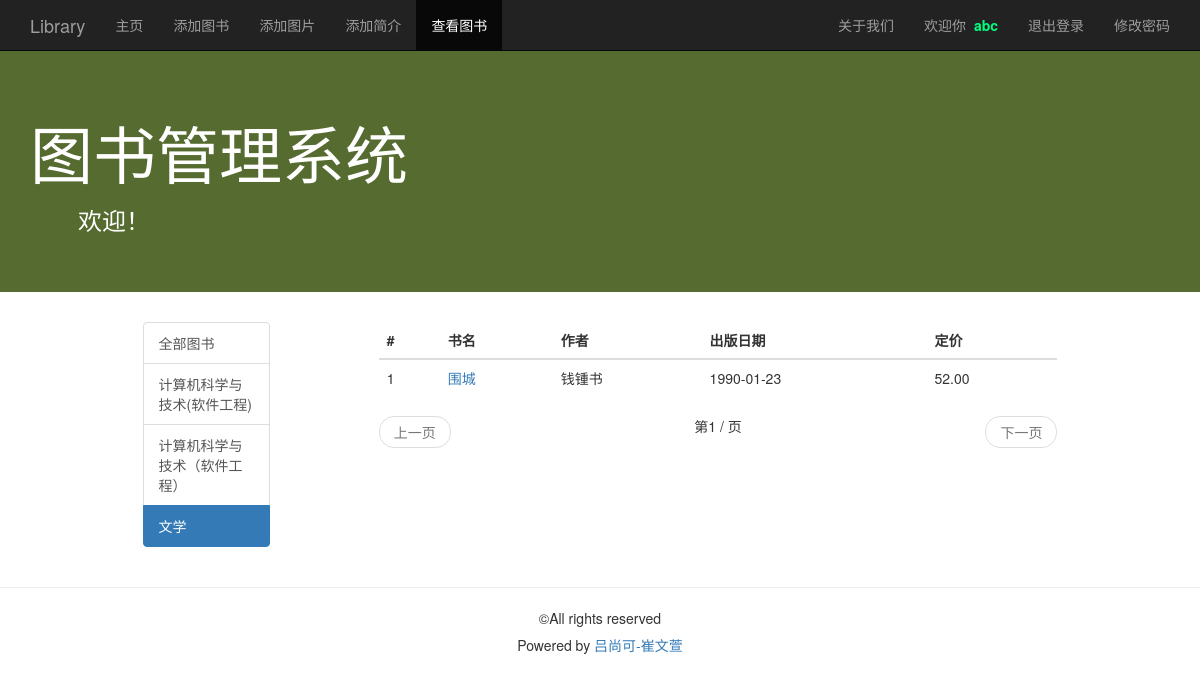
The app's page /book_list/文学/ (signed in), older data.
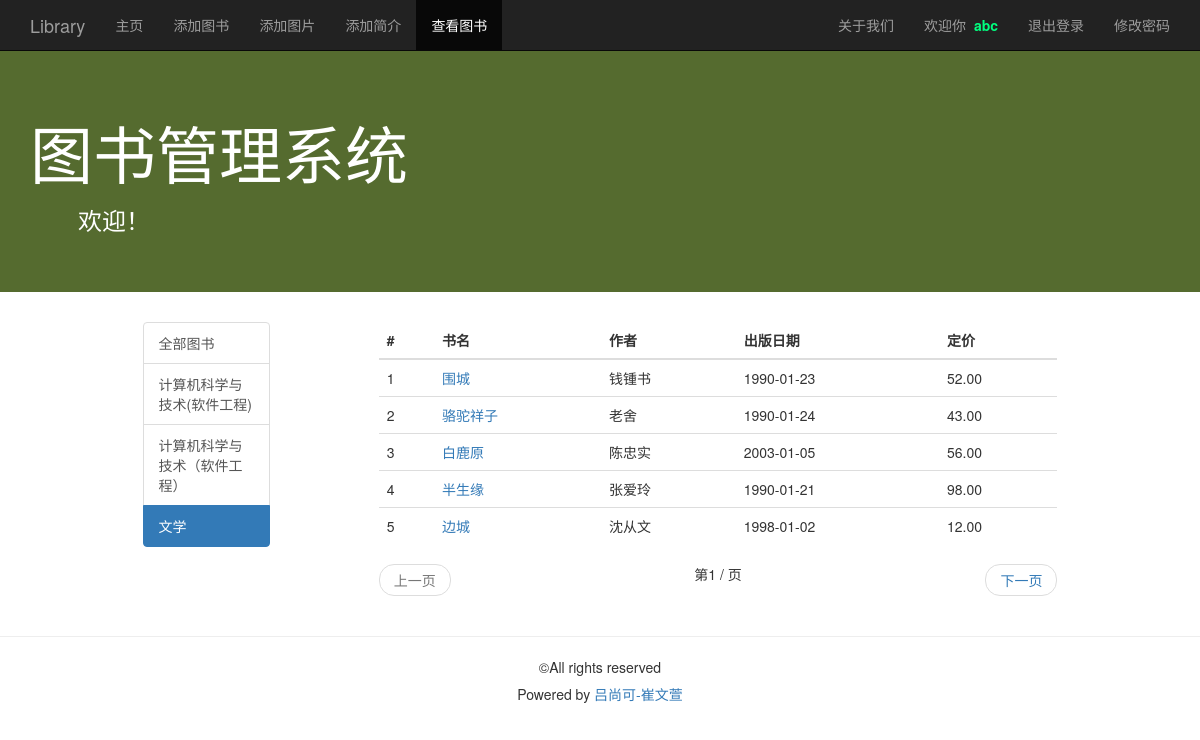
The same page, newer data.
### management/models.py (models this page shows, shortened)
class Book(models.Model):
    name = models.CharField(max_length=128, verbose_name='书籍名称')
    author = models.CharField(max_length=64, verbose_name='作者')
    price = models.FloatField(default=.0, verbose_name='定价')
    publish_date = models.DateField(null=True, blank=True, verbose_name='出版日期')
    category = models.CharField(max_length=32, default='未分类', verbose_name='书籍分类')
    create_datetime = models.DateTimeField(auto_now_add=True, verbose_name='添加日期')

### management/views.py (the view)
# urls.py: path('book_list/<str:category>/', views.book_list, name='book_list'),
@login_required
def book_list(request, category='all'):
    user = request.user
    category_list = Book.objects.values_list('category', flat=True).distinct() # 去重
    if Book.objects.filter(category=category).count() == 0:
        category = 'all'
        books = Book.objects.all()
    else:
        books = Book.objects.filter(category=category)
    paginator = Paginator(books, 5) # 每页5个对象
    page = request.GET.get('page')
    try:
        books = paginator.page(page)
    except PageNotAnInteger:
        books = paginator.page(1)
    except EmptyPage:
        books = paginator.page(paginator.num_pages)
    context = {
        'user': user,
        'active_menu': 'view_book',
        'category_list': category_list,
        'query_category': category,
        'book_list': books
    }
    return render(request, 'management/book_list.html', context)

### templates/management/book_list.html (shortened to what this page needs)
{% extends 'management/base.html' %}
{% block content %}
    <div class="container">
        <div class="row">
            <div class="col-md-10 col-md-offset-1">
                <div class="col-md-2">
                    <div class="list-group">
                        <a href="{% url 'book_list' 'all' %}" class="list-group-item"
                           id="id_category_all">全部图书</a>
                        {% for category in category_list %}
                        <a href="{% url 'book_list' category %}"
                           class="list-group-item"
                           id="id_category_{{ category }}">{{ category }}</a>
                        {% endfor %}
                    </div>
                </div>
                <div class="col-md-9 col-md-offset-1">
                    <table class="table table-hover">
                        <thead>
                        <tr>
                            <th>#</th>
                            <th>书名</th>
                            <th>作者</th>
                            <th>出版日期</th>
                            <th>定价</th>
                        </tr>
                        </thead>
                        <tbody>
                        {% for book in book_list %}
                        <tr>
                            <td>{{ forloop.counter }}</td>
                            <td><a href="{% url 'book_detail' book.id %}">{{ book.name }}</a></td>
                            <td>{{ book.author }}</td>
                            <td>{{ book.publish_date|date:'Y-m-d' }}</td>
                            <td>{{ book.price|floatformat:2 }}</td>
                        </tr>
                        {% empty %}
                        <tr>
                            <td>暂无图书</td>
                        </tr>
                        {% endfor %}
                        </tbody>
                    </table>
                    <nav>
                        <ul class="pager">
                            {% if book_list.has_previous %}
                            <li class="calendarnav-previous">
                                <a href="{% url 'book_list' query_category %}?page={{ book_list.previous_page_number }}">上一页</a>
                            </li>
                            {% else %}
                            <li class="previous disabled"><a href="#">上一页</a></li>
                            {% endif %}
                            第{{ book_list.number }} / {{ book_list.paginator.num_page }}页
                            {% if book_list.has_next %}
                            <li class="next">
                                <a href="{% url 'book_list' query_category %}?page={{ book_list.next_page_number }}">下一页</a>
                            </li>
                            {% else %}
                            <li class="next disabled"><a href="#">下一页</a></li>
                            {% endif %}
                        </ul>
                    </nav>
                </div>
            </div>
        </div>
    </div>
{% endblock %}

### templates/management/base.html (shortened to what this page needs)
{% load static %}
<!DOCTYPE html>
<html lang="zh-cn">
<head>
    <link rel="stylesheet" type="text/css" href="{% static 'css/bootstrap.min.css' %}">
    <link rel="stylesheet" type="text/css" href="{% static 'css/base.css' %}">
    <link rel="stylesheet" href="https://stackpath.bootstrapcdn.com/bootstrap/3.4.1/css/bootstrap.min.css">
    <link rel="stylesheet" href="https://lf3-cdn-tos.bytecdntp.com/cdn/expire-1-M/font-awesome/4.7.0/css/font-awesome.min.css">
</head>
<body>
    <nav class="navbar navbar-inverse navbar-fixed-top" role="navigation">
        <div class="container">
            <div class="navbar-header">
                <a href="{% url 'homepage' %}" class="navbar-brand">Library</a>
            </div>
            <div>
                <ul class="nav navbar-nav">
                    <li id="homepage"><a href="{% url 'homepage' %}">主页</a></li>
                    {% if user %}
                        {% if user.is_staff %}
                            <li id="add_book"><a href="{% url 'add_book' %}">添加图书</a></li>
                            <li id="add_img"><a href="{% url 'add_img' %}">添加图片</a></li>
                            <li id="add_intro"><a href="{% url 'add_intro' %}">添加简介</a></li>
                        {% endif %}
                        <li id="view_book"><a href="{% url 'book_list' 'all' %}">查看图书</a></li>
                    {% endif %}
                </ul>
                <ul class="nav navbar-nav navbar-right">
                    <li><a href="{% url 'log' %}">关于我们</a></li>
                    {% if user %}
                        <li><p class="navbar-text">欢迎你&nbsp;&nbsp;<span id="base_name">{{ user.username }}</span></p>
                        </li>
                        <li><a href="{% url 'logout' %}">退出登录</a></li>
                        <li><a href="{% url 'change_password' %}">修改密码</a></li>
                    {% else %}
                        <li><a href="{% url 'sign_up' %}">注册</a></li>
                        <li><a href="{% url 'login' %}">登录</a></li>
                    {% endif %}
                </ul>
            </div>
        </div>
    </nav>
<header class="jumbotron subhead" id="header-base">
    <div class="container">
        <h1>图书管理系统</h1>
        <h3>&emsp;&emsp;欢迎！</h3>
    </div>
</header>
{% block content %}{% endblock %}
<footer class="footer" role="contentinfo">
    <hr>
    <div class="container">
        <p class="text-center">&copy;All rights reserved</p>
        <h5 class="text-center">Powered by&nbsp;<a href="https://www.hit.edu.cn/">吕尚可-崔文萱</a></h5>
    </div>
</footer>
</body>
</html>

### management/static/css/base.css (style rules this page uses)
body { padding-top: 50px; background-color: #fef9eb; }
#header-base { background-color: #556B2F; color: #ffffff; }
#base_name { color: #00FF7F; font-weight: bold; }

Row changes from the older to the newer data that the page shows:
added Book: name "骆驼祥子", author "老舍", publish_date "1990-01-24", price "43.00"
added Book: name "白鹿原", author "陈忠实", publish_date "2003-01-05", price "56.00"
added Book: name "半生缘", author "张爱玲", publish_date "1990-01-21", price "98.00"
added Book: name "边城", author "沈从文", publish_date "1998-01-02", price "12.00"
